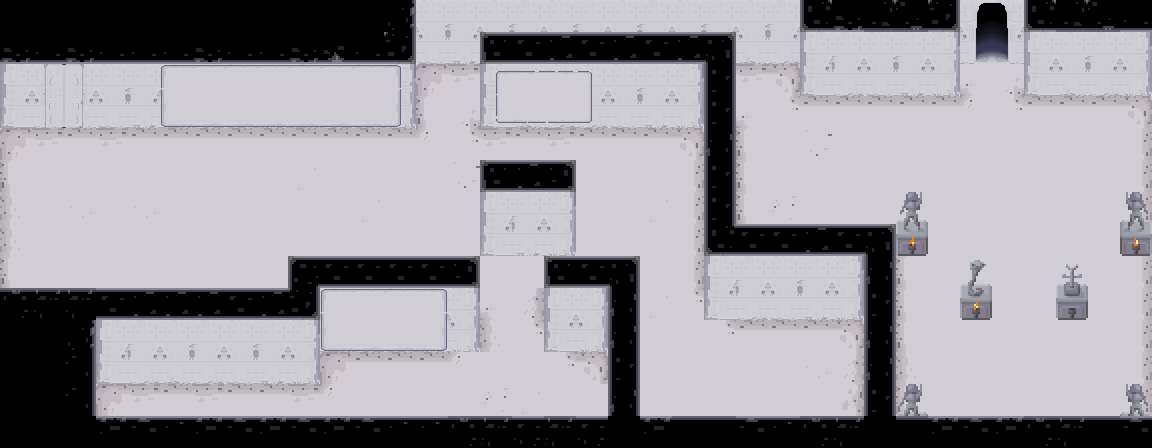

Tiled map render using the project's own tile images. Description and the map definition, with tile-layer contents summarised, below:
An orthogonal 36x14 tile map with 32x32 px tiles, 4 tile layers (Grundebene, Details, PuzzleTexture, Wand), 2 tilesets and 34 objects (spawnUpperDoor, doorBottom, GolemSensor, Door, DoorFinal, ...).

<map version="1.0.0" orientation="orthogonal" renderorder="right-down" width="36" height="14" tilewidth="32" tileheight="32" nextobjectid="211">
 <tileset firstgid="1" source="finalTileset.tsx" />
 <tileset firstgid="257" source="tryandcatch.tsx" />
 <layer name="Grundebene" width="36" height="14">
  <data>[504 cells, 476 non-empty, 44 distinct tile ids]</data>
 </layer>
 <layer name="Details" width="36" height="14">
  <data>[504 cells, 11 non-empty, 9 distinct tile ids]</data>
 </layer>
 <layer name="PuzzleTexture" width="36" height="14">
  <data>[504 cells, 36 non-empty, 20 distinct tile ids]</data>
 </layer>
 <layer name="Wand" width="36" height="14">
  <data>[504 cells, 127 non-empty, 29 distinct tile ids]</data>
 </layer>
 <objectgroup name="PlayerSpawnpoints">
  <object id="70" name="spawnUpperDoor" x="63.7573" y="134.478" width="4.18182" height="4" />
  <object id="168" x="0" y="0">
   <polyline points="0,0 1152,0 1152,449 0,449 0,0" />
  </object>
 </objectgroup>
 <objectgroup name="StaticCollisions">
  <object id="169" x="0" y="0">
   <polyline points="0,0 1151,0 1151,449 0,449 0,0" />
  </object>
  <object id="182" x="0" y="64">
   <polyline points="0,0 416,0 416,-64" />
  </object>
  <object id="183" x="0" y="288">
   <polyline points="0,0 288,0 288,-32 480,-32 480,0 320,0 320,32 96,32 96,128 608,128 608,0 544,0 544,-32 640,-32 640,128" />
  </object>
  <object id="184" x="640" y="416">
   <polyline points="0,0 224,0 224,-161.143 64,-161.143 64,-354.514 -160,-354.514 -160,-375.329 96,-376 96,-193.371 256,-193.371 256,0" />
  </object>
  <object id="185" x="896" y="416">
   <polyline points="0,0 256,0 256,-384 128,-384 128,-416 64,-416 64,-384 -96,-384 -96,-416" />
  </object>
  <object id="186" x="2.66667" y="89.3333">
   <polyline points="0,0 411.333,0 413.333,-25.3333" />
  </object>
  <object id="187" x="480" y="64">
   <polyline points="0,0 0,26 223.333,24.6667" />
  </object>
  <object id="190" x="95.3333" y="345.333">
   <polyline points="0,0 224,-2 225.333,-32.6667 385.333,-32.6667 384.667,-57.3333" />
  </object>
  <object id="191" x="544" y="288">
   <polyline points="0,0 0.666667,22 64,22.6667" />
  </object>
  <object id="192" x="704" y="256">
   <polyline points="0,0 0,25.098 158.667,26.6667" />
  </object>
  <object id="193" x="896" y="245.5">
   <polyline points="0,0 0,-53.5 32,-53.5 32,0 0,0" />
  </object>
  <object id="195" x="960" y="256">
   <polyline points="0,0 32,0 32,51.9493 0,53.5 0,0" />
  </object>
  <object id="196" x="1056" y="256">
   <polyline points="0,0 32,0 33.3333,52.3333 -0.666667,50.7231 0,0" />
  </object>
  <object id="197" x="896" y="384">
   <polyline points="0,0 32,0 32,32" />
  </object>
  <object id="198" x="1120" y="416">
   <polyline points="0,0 0,-32 32,-32" />
  </object>
  <object id="199" x="1120" y="224">
   <polyline points="0,0 0,-32 32,-32" />
  </object>
  <object id="200" x="1120" y="224">
   <polyline points="0,0 0,19.4083 30,22.8333" />
  </object>
  <object id="201" x="414" y="11.3333">
   <polyline points="0,0 385.333,0" />
  </object>
  <object id="202" x="800" y="32.4242">
   <polyline points="0,0 0,24.2424 160,24.2424 158.667,-2.42424" />
  </object>
  <object id="203" x="1026.67" y="57.3333">
   <polyline points="0,0 126.667,0.0133333" />
  </object>
  <object id="210" x="480" y="160" width="96" height="56" />
 </objectgroup>
 <objectgroup name="Collectibles" />
 <objectgroup name="Sensor">
  <object id="84" name="doorBottom" x="969.656" y="21.2956" width="39.0455" height="2" />
  <object id="207" name="GolemSensor" x="832.667" y="96.1279" width="297.333" height="80.4109" />
 </objectgroup>
 <objectgroup name="InteractiveObjects">
  <object id="139" name="Door" x="960" y="64" width="64" height="32" />
  <object id="173" name="DoorFinal" x="416" y="96" width="64" height="32" />
  <object id="174" name="Hole1" x="352" y="139" width="32" height="22" />
  <object id="175" name="Hole2" x="128" y="256" width="32" height="22" />
  <object id="176" name="Rock" x="115" y="134.5" width="32" height="22" />
  <object id="177" name="Hole3" x="357.333" y="372.333" width="32" height="22" />
  <object id="178" name="Door2" x="480" y="320" width="64" height="32" />
  <object id="180" name="Lever" x="772" y="284.667" width="21.3333" height="24" />
  <object id="181" name="Button" x="515.667" y="211.333" width="24" height="24" />
 </objectgroup>
</map>
